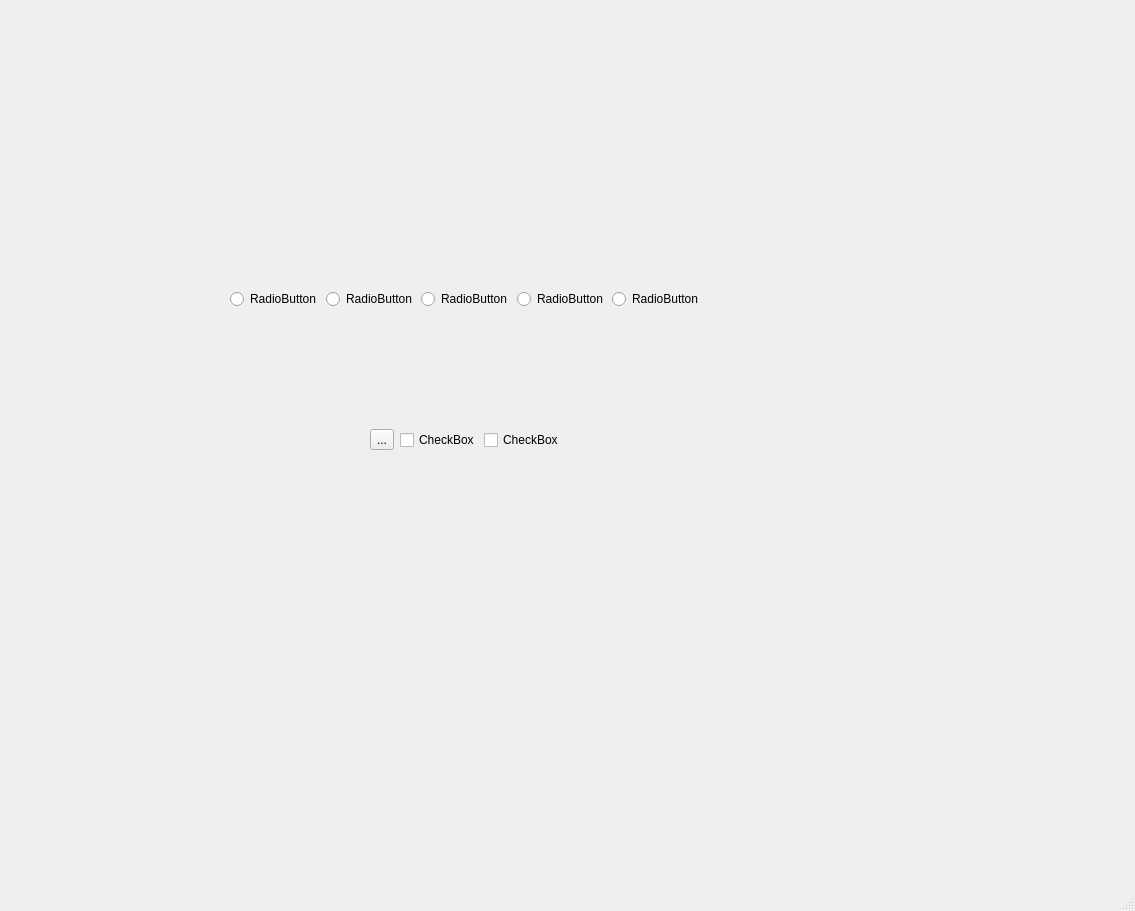
<?xml version="1.0" encoding="UTF-8"?>
<ui version="4.0">
 <class>MainWindow</class>
 <widget class="QMainWindow" name="MainWindow">
  <property name="geometry">
   <rect>
    <x>0</x>
    <y>0</y>
    <width>1135</width>
    <height>911</height>
   </rect>
  </property>
  <property name="windowTitle">
   <string>MainWindow</string>
  </property>
  <widget class="QWidget" name="centralwidget">
   <widget class="QWidget" name="horizontalLayoutWidget">
    <property name="geometry">
     <rect>
      <x>370</x>
      <y>400</y>
      <width>193</width>
      <height>80</height>
     </rect>
    </property>
    <layout class="QHBoxLayout" name="horizontalLayout_3">
     <item>
      <widget class="QToolButton" name="toolButton">
       <property name="text">
        <string>...</string>
       </property>
      </widget>
     </item>
     <item>
      <widget class="QCheckBox" name="checkBox_2">
       <property name="text">
        <string>CheckBox</string>
       </property>
      </widget>
     </item>
     <item>
      <widget class="QCheckBox" name="checkBox">
       <property name="text">
        <string>CheckBox</string>
       </property>
      </widget>
     </item>
    </layout>
   </widget>
   <widget class="QWidget" name="">
    <property name="geometry">
     <rect>
      <x>230</x>
      <y>290</y>
      <width>471</width>
      <height>18</height>
     </rect>
    </property>
    <layout class="QHBoxLayout" name="horizontalLayout_2">
     <item>
      <widget class="QRadioButton" name="radioButton">
       <property name="text">
        <string>RadioButton</string>
       </property>
      </widget>
     </item>
     <item>
      <widget class="QRadioButton" name="radioButton_2">
       <property name="text">
        <string>RadioButton</string>
       </property>
      </widget>
     </item>
     <item>
      <widget class="QRadioButton" name="radioButton_3">
       <property name="text">
        <string>RadioButton</string>
       </property>
      </widget>
     </item>
     <item>
      <widget class="QRadioButton" name="radioButton_4">
       <property name="text">
        <string>RadioButton</string>
       </property>
      </widget>
     </item>
     <item>
      <widget class="QRadioButton" name="radioButton_5">
       <property name="text">
        <string>RadioButton</string>
       </property>
      </widget>
     </item>
    </layout>
   </widget>
  </widget>
  <widget class="QMenuBar" name="menubar">
   <property name="geometry">
    <rect>
     <x>0</x>
     <y>0</y>
     <width>1135</width>
     <height>23</height>
    </rect>
   </property>
  </widget>
  <widget class="QStatusBar" name="statusbar"/>
 </widget>
 <resources/>
 <connections/>
</ui>
